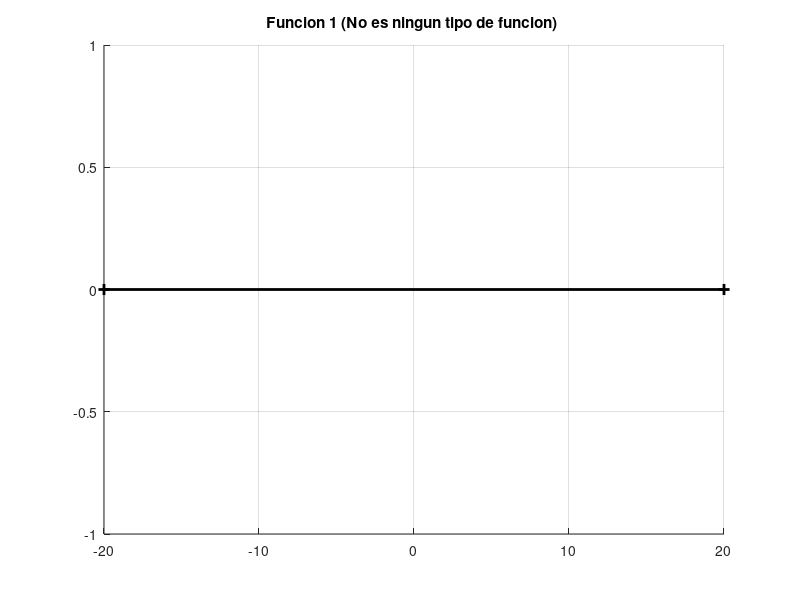

This figure's MATLAB source:
%Funciones en Octave 
%Title            :Funcion inyectiva, sobreyectiva y biyectiva 
%Description      :Funcion inyectiva, sobreyectiva y biyectiva 
%Author           :Maria Guadalupe Martinez Narvaez 
%Date             :16 de Noviembre de 2021
%Version          :1
%Usage            :c:/USers/fpare/Downloads/Funcion1
hold on;
grid on;
plot([-20 20],[0 0], 'k+-',"Linewidth",2,"markersize",8);
title(['Funcion 1 (No es ningun tipo de funcion) ']);
disp('No es Inyectiva porque  sus puntos duplican un mismo elemento');
disp('Tampoco es Sobreyectiva porque  sobran elemnetos de el plano carteciano');
disp('Y por obvias razones no podria ser biyectiva pues no tiene ambas de las anteriores');
